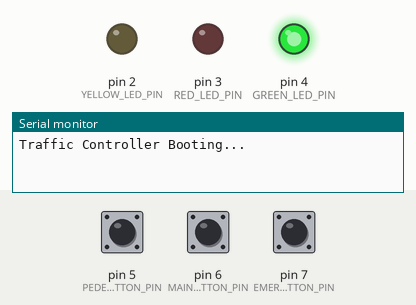
A program run on a simulated Arduino Nano, built with avr-gcc and run on an emulated ATmega328P. On the bench: output pins drawn as LEDs (lit = HIGH), the last lines printed to the serial monitor. Dashed ring = blinking. Inputs (shaded band) come from the test bench; at power-on: pin 6 (MAINTENANCE_BUTTON_PIN) HIGH, pin 7 (EMERGENCY_BUTTON_PIN) HIGH, pin 5 (PEDESTRIAN_BUTTON_PIN) HIGH.

Above: at 1.2 s.
1.3 s: pin 6 (MAINTENANCE_BUTTON_PIN) pulled LOW for 0.15 s
At 2.25 s:
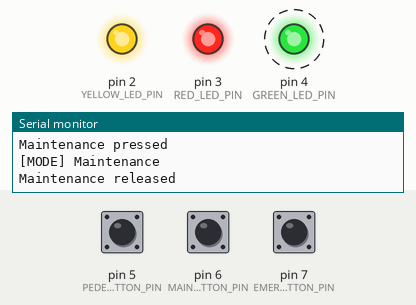
4.3 s: pin 7 (EMERGENCY_BUTTON_PIN) pulled LOW for 0.15 s
7.4 s: pin 5 (PEDESTRIAN_BUTTON_PIN) pulled LOW for 0.15 s
At 8.1 s:
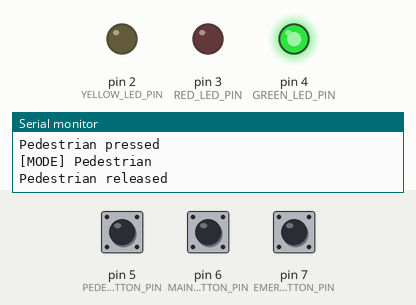
9.0 s: pin 6 (MAINTENANCE_BUTTON_PIN) pulled LOW for 1 s
At 9.75 s:
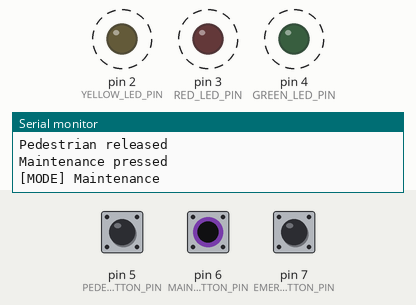
13.0 s: pin 5 (PEDESTRIAN_BUTTON_PIN) pulled LOW for 1 s
At 13.6 s:
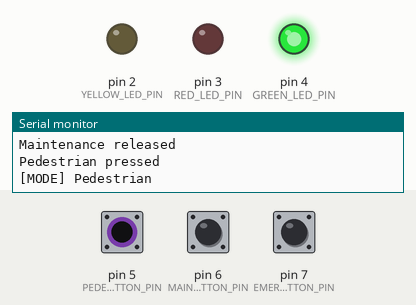
Timing chart, 0 to 16.0 s (numbered marks = the images above; inputs shaded):
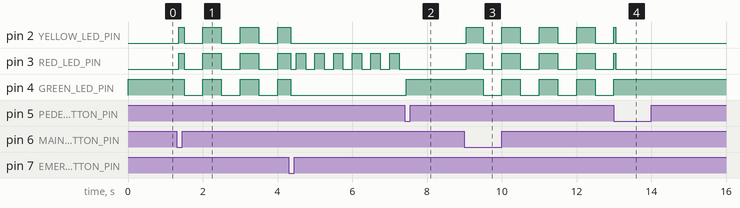

The program:

main.cpp
```cpp
#include <Arduino.h>

//                                         D
constexpr uint8_t PEDESTRIAN_BUTTON_PIN  = 5;
constexpr uint8_t MAINTENANCE_BUTTON_PIN = 6;
constexpr uint8_t EMERGENCY_BUTTON_PIN   = 7;

//                                 D
constexpr uint8_t YELLOW_LED_PIN = 2;
constexpr uint8_t RED_LED_PIN    = 3;
constexpr uint8_t GREEN_LED_PIN  = 4;

enum class ButtonMode {
    Pedestrian,
    Maintenance,
    Emergency
};

ButtonMode current_mode = ButtonMode::Pedestrian;

constexpr unsigned long DEBOUNCE_TIME = 50;
constexpr unsigned long MAINTENANCE_INTERVAL = 500;
constexpr unsigned long EMERGENCY_INTERVAL = 250;

constexpr uint8_t NUM_BUTTONS = 3;
const uint8_t BUTTON_PINS[NUM_BUTTONS] = {PEDESTRIAN_BUTTON_PIN, MAINTENANCE_BUTTON_PIN, EMERGENCY_BUTTON_PIN};
const char *BUTTON_NAMES[NUM_BUTTONS] = {"Pedestrian", "Maintenance", "Emergency"};

bool button_state[NUM_BUTTONS] = {HIGH, HIGH, HIGH};
bool last_reading[NUM_BUTTONS] = {HIGH, HIGH, HIGH};
unsigned long last_debounce_time[NUM_BUTTONS] = {0, 0, 0};

void poll_buttons() {
    for (uint8_t i = 0; i < NUM_BUTTONS; ++i) {
        bool reading = digitalRead(BUTTON_PINS[i]);

        if (reading != last_reading[i]) {
            last_debounce_time[i] = millis();
        }

        if (millis() - last_debounce_time[i] > DEBOUNCE_TIME) {
            if (reading != button_state[i]) {
                button_state[i] = reading;
                if (button_state[i] == LOW) {
                    Serial.print(BUTTON_NAMES[i]);
                    Serial.println(" pressed");
                    if (i == 0) {
                        current_mode = ButtonMode::Pedestrian;
                        Serial.println("[MODE] Pedestrian");
                    } else if (i == 1) {
                        current_mode = ButtonMode::Maintenance;
                        Serial.println("[MODE] Maintenance");
                    } else if (i == 2) {
                        current_mode = ButtonMode::Emergency;
                        Serial.println("[MODE] Emergency");
                    }
                } else {
                    Serial.print(BUTTON_NAMES[i]);
                    Serial.println(" released");
                }
            }
        }
        last_reading[i] = reading;
    }
}

void setup() {
    Serial.begin(115200);

    for (uint8_t i = 0; i < NUM_BUTTONS; ++i) {
        pinMode(BUTTON_PINS[i], INPUT_PULLUP);
        button_state[i] = HIGH;
        last_reading[i] = HIGH;
        last_debounce_time[i] = 0;
    }

    pinMode(YELLOW_LED_PIN, OUTPUT);
    pinMode(RED_LED_PIN, OUTPUT);
    pinMode(GREEN_LED_PIN, OUTPUT);

    Serial.println("Traffic Controller Booting...");
}

void loop() {
    poll_buttons();

    if (current_mode == ButtonMode::Pedestrian) {
        digitalWrite(RED_LED_PIN, LOW);
        digitalWrite(YELLOW_LED_PIN, LOW);
        digitalWrite(GREEN_LED_PIN, HIGH);
        return;
    } else if (current_mode == ButtonMode::Maintenance) {
        unsigned long phase = millis() / MAINTENANCE_INTERVAL;
        if (phase % 2 == 0) {
            digitalWrite(RED_LED_PIN, HIGH);
            digitalWrite(YELLOW_LED_PIN, HIGH);
            digitalWrite(GREEN_LED_PIN, HIGH);
        } else {
            digitalWrite(RED_LED_PIN, LOW);
            digitalWrite(YELLOW_LED_PIN, LOW);
            digitalWrite(GREEN_LED_PIN, LOW);
        }
    } else if (current_mode == ButtonMode::Emergency) {
        unsigned long phase = millis() / EMERGENCY_INTERVAL;

        if (phase % 2 == 0) {
            digitalWrite(RED_LED_PIN, HIGH);
        } else {
            digitalWrite(RED_LED_PIN, LOW);
        }
        digitalWrite(YELLOW_LED_PIN, LOW);
        digitalWrite(GREEN_LED_PIN, LOW);
    }
}
```

Measured:
- after the input at 1.3 s, pin 2 (YELLOW_LED_PIN), pin 3 (RED_LED_PIN): LOW → HIGH after 0.05 s, then repeats every 1.0 s: LOW 0.50 s, HIGH 0.50 s; pin 4 (GREEN_LED_PIN): alternates HIGH for 0.50 s and LOW for 0.50 s, starting after 0.20 s
- after the input at 7.4 s, pin 3 (RED_LED_PIN): stops changing and stays LOW; pin 4 (GREEN_LED_PIN): LOW → HIGH after 0.05 s
- after the input at 9.0 s, pin 2 (YELLOW_LED_PIN), pin 3 (RED_LED_PIN): alternates HIGH for 0.50 s and LOW for 0.50 s, starting after 0.05 s; pin 4 (GREEN_LED_PIN): alternates HIGH for 0.50 s and LOW for 0.50 s, starting after 0.50 s
- after the input at 13.0 s, pin 4 (GREEN_LED_PIN): goes on until 13.0 s, then stays HIGH
